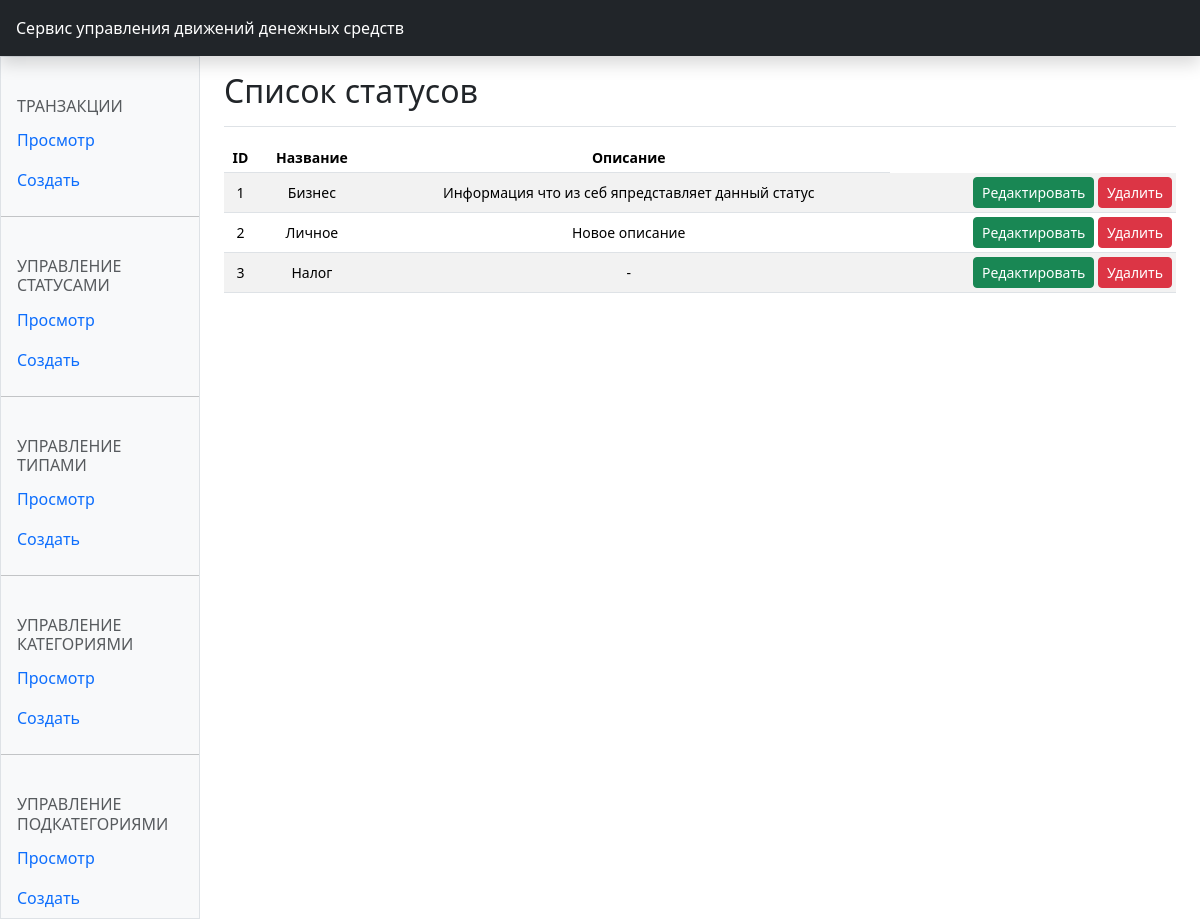
The page /status on the database as committed earlier.
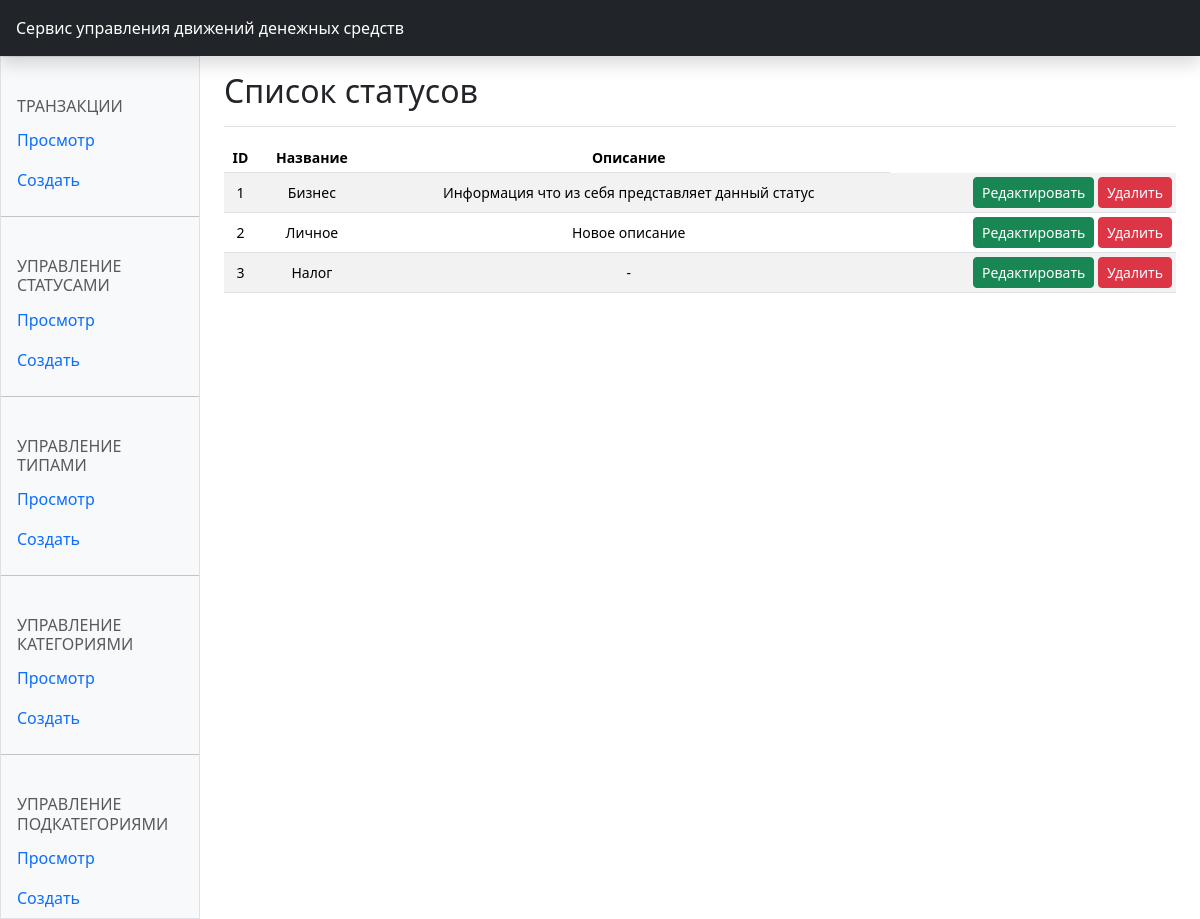
The same page on the database as committed later.
### cash_traffic/models.py (models this page shows, shortened)
class Status(models.Model):
    name = models.CharField(max_length=30, unique=True,
                            verbose_name="Название")
    desc = models.CharField(max_length=500, blank=True,
                            null=True, verbose_name="Описание")
    class Meta:
        ordering = ['id']
        verbose_name = 'Статус'
        verbose_name_plural = 'Статусы'

### cash_traffic/views/status.py (the view)
# urls.py: path('status', views.StatusList.as_view(), name='status_list'),
class StatusList(ListView):
    model = Status
    template_name = 'cash_traffic/status_list.html'
    context_object_name = 'statuses'
    def get_context_data(self, **kwargs):
        context = super().get_context_data(**kwargs)
        context['header'] = 'Список статусов'
        return context

### cash_traffic/templates/cash_traffic/status_list.html (shortened to what this page needs)
{% extends "base.html" %}
{% load widget_tweaks %}
{% block header %}
    <header class="navbar sticky-top bg-dark flex-md-nowrap p-0 shadow" data-bs-theme="dark" style="">
        <a class="navbar-brand col-md-3 col-lg-2 me-0 px-3 fs-6 text-white" href="#">Сервис управления движений денежных средств</a>
    </header>
{% endblock header %}
{% block title %}
    <div class="d-flex justify-content-between flex-wrap flex-md-nowrap align-items-center pt-3 pb-2 mb-3 border-bottom">
        <h1 class="h2">{{header}}</h1>
    </div>
{% endblock title %}
{% block content %}
    <div class="table-responsive small">
        <table class="table table-striped table-sm">
            <thead>
                <tr class="text-center align-middle">
                    <th>ID</th>
                    <th>Название</th>
                    <th>Описание</th>
                </tr>
            </thead>
            <tbody>
                {% for status in statuses %}
                    <tr class="text-center align-middle">
                        <td>{{status.id}}</td>
                        <td>{{status.name}}</td>
                        <td>{% if status.desc %}
                                {{status.desc}}
                            {% else %}
                                -
                            {% endif %}
                        </td>
                        <td class="text-end">
                            <a href="{% url "cash_traffic:edit_status" status.id %}" class="btn btn-sm btn-success">Редактировать</a>
                            <a href="{% url "cash_traffic:delete_status" status.id %}" class="btn btn-sm btn-danger">Удалить</a>
                        </td>
                    </tr>
                {% endfor %}
            </tbody>
        </table>
    </div>
{% endblock content %}

### cash_traffic/templates/base.html (shortened to what this page needs)
<!DOCTYPE html>
{% load static %}
<html lang="ru">
    <head>
        <link
            href="https://cdn.jsdelivr.net/npm/bootstrap@5.3.8/dist/css/bootstrap.min.css"
            rel="stylesheet"
 />
        <link rel="stylesheet" href="{% static "cash_traffic/css/styles.css" %}" />
    </head>
    <body>
        {% block header %}{% endblock header %}
        <div class="container-fluid">
            <div class="row">
                {% include "sidebar.html" %}
                <main class="col-md-9 ms-sm-auto col-lg-10 px-md-4">
                    {% block title %}{% endblock title %}
                    {% block content %}{% endblock content %}
                </main>
            </div>
        </div>
    </body>
</html>

### cash_traffic/templates/sidebar.html (shortened to what this page needs)
<div class="sidebar border border-right col-md-3 col-lg-2 p-0 bg-body-tertiary">
    <div class="offcanvas-md offcanvas-end bg-body-tertiary" tabindex="-1" id="sidebarMenu" aria-labelledby="sidebarMenuLabel">
        <div class="offcanvas-body d-md-flex flex-column p-0 pt-lg-3 overflow-y-auto">
            <h6 class="sidebar-heading d-flex justify-content-between align-items-center px-3 mt-4 mb-1 text-body-secondary text-uppercase">
                <span>Транзакции</span>
            </h6>
            <ul class="nav flex-column">
                <li class="nav-item">
                    <a class="nav-link d-flex align-items-center gap-2 active" aria-current="page" href="{% url 'cash_traffic:transactions_list' %}">Просмотр</a>
                </li>
                <li class="nav-item">
                    <a class="nav-link d-flex align-items-center gap-2" href="{% url "cash_traffic:add_transaction" %}">Создать</a>
                </li>
            </ul>
            <hr class="my-3" />
            <h6 class="sidebar-heading d-flex justify-content-between align-items-center px-3 mt-4 mb-1 text-body-secondary text-uppercase">
                <span>Управление статусами</span>
            </h6>
            <ul class="nav flex-column mb-auto">
                <li class="nav-item">
                    <a class="nav-link d-flex align-items-center gap-2" href="{% url "cash_traffic:status_list" %}">Просмотр</a>
                </li>
                <li class="nav-item">
                    <a class="nav-link d-flex align-items-center gap-2" href="{% url "cash_traffic:add_status" %}">Создать</a>
                </li>
            </ul>
            <hr class="my-3" />
            <h6 class="sidebar-heading d-flex justify-content-between align-items-center px-3 mt-4 mb-1 text-body-secondary text-uppercase">
                <span>Управление типами</span>
            </h6>
            <ul class="nav flex-column mb-auto">
                <li class="nav-item">
                    <a class="nav-link d-flex align-items-center gap-2" href="{% url "cash_traffic:type_list" %}">Просмотр</a>
                </li>
                <li class="nav-item">
                    <a class="nav-link d-flex align-items-center gap-2" href="{% url "cash_traffic:add_type" %}">Создать</a>
                </li>
            </ul>
            <hr class="my-3" />
            <h6 class="sidebar-heading d-flex justify-content-between align-items-center px-3 mt-4 mb-1 text-body-secondary text-uppercase">
                <span>Управление категориями</span>
            </h6>
            <ul class="nav flex-column mb-auto">
                <li class="nav-item">
                    <a class="nav-link d-flex align-items-center gap-2" href="{% url "cash_traffic:category_list" %}">Просмотр</a>
                </li>
                <li class="nav-item">
                    <a class="nav-link d-flex align-items-center gap-2" href="{% url "cash_traffic:add_category" %}">Создать</a>
                </li>
            </ul>
            <hr class="my-3" />
            <h6 class="sidebar-heading d-flex justify-content-between align-items-center px-3 mt-4 mb-1 text-body-secondary text-uppercase">
                <span>Управление подкатегориями</span>
            </h6>
            <ul class="nav flex-column mb-auto">
                <li class="nav-item">
                    <a class="nav-link d-flex align-items-center gap-2" href="{% url "cash_traffic:subcategory_list" %}">Просмотр</a>
                </li>
                <li class="nav-item">
                    <a class="nav-link d-flex align-items-center gap-2" href="{% url "cash_traffic:add_subcategory" %}">Создать</a>
                </li>
            </ul>
        </div>
    </div>
</div>

### cash_traffic/static/cash_traffic/css/styles.css (style rules this page uses)
.navbar-brand { padding: 1em 0em; }

Rows that differ between the two databases and show on the page:
changed Status "Бизнеc": desc "Информация что из себ япредставляет данный статус" → "Информация что из себя представляет данный статус"
